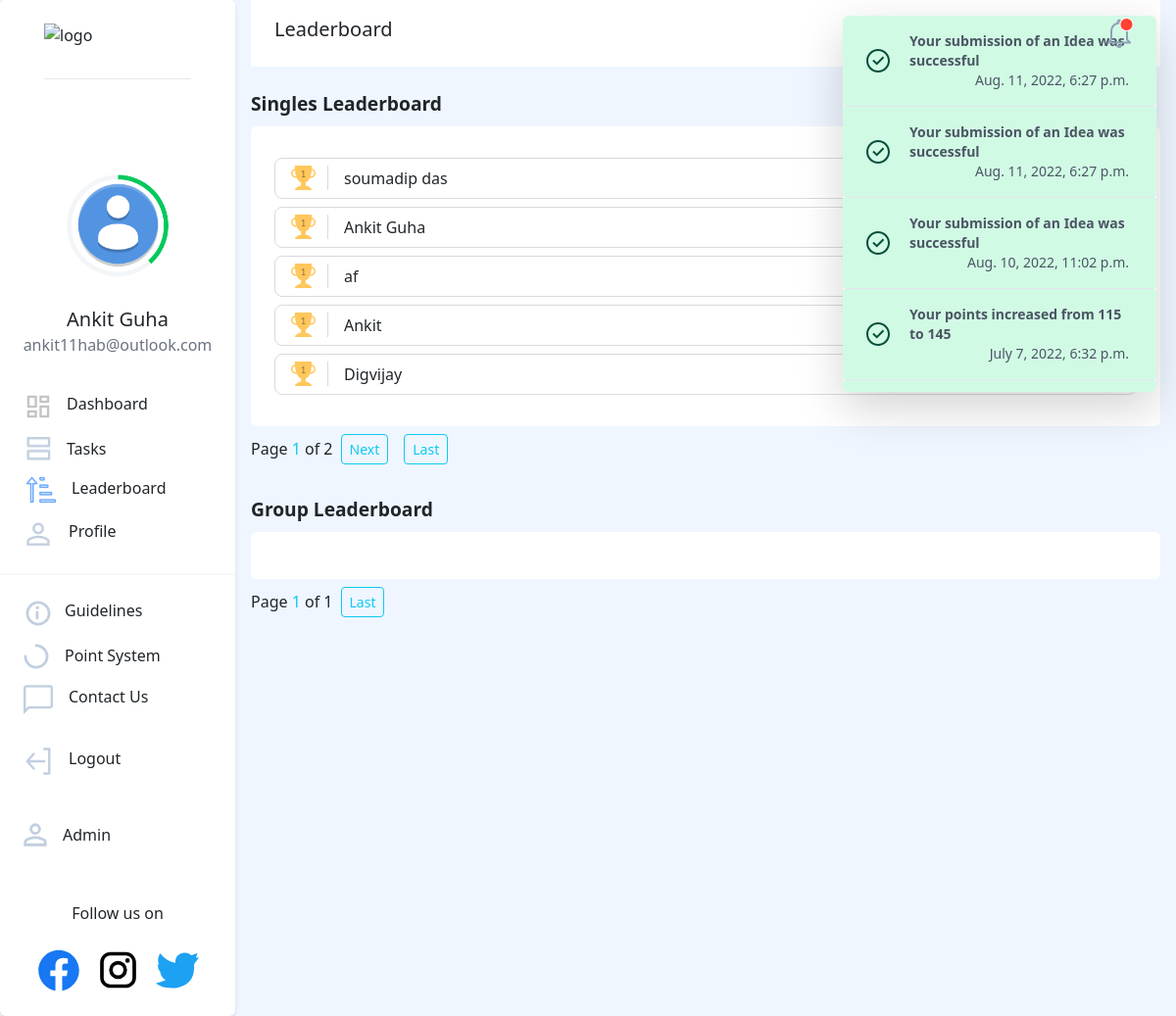
The page /leaderboard/ (signed in) on the database as committed earlier.
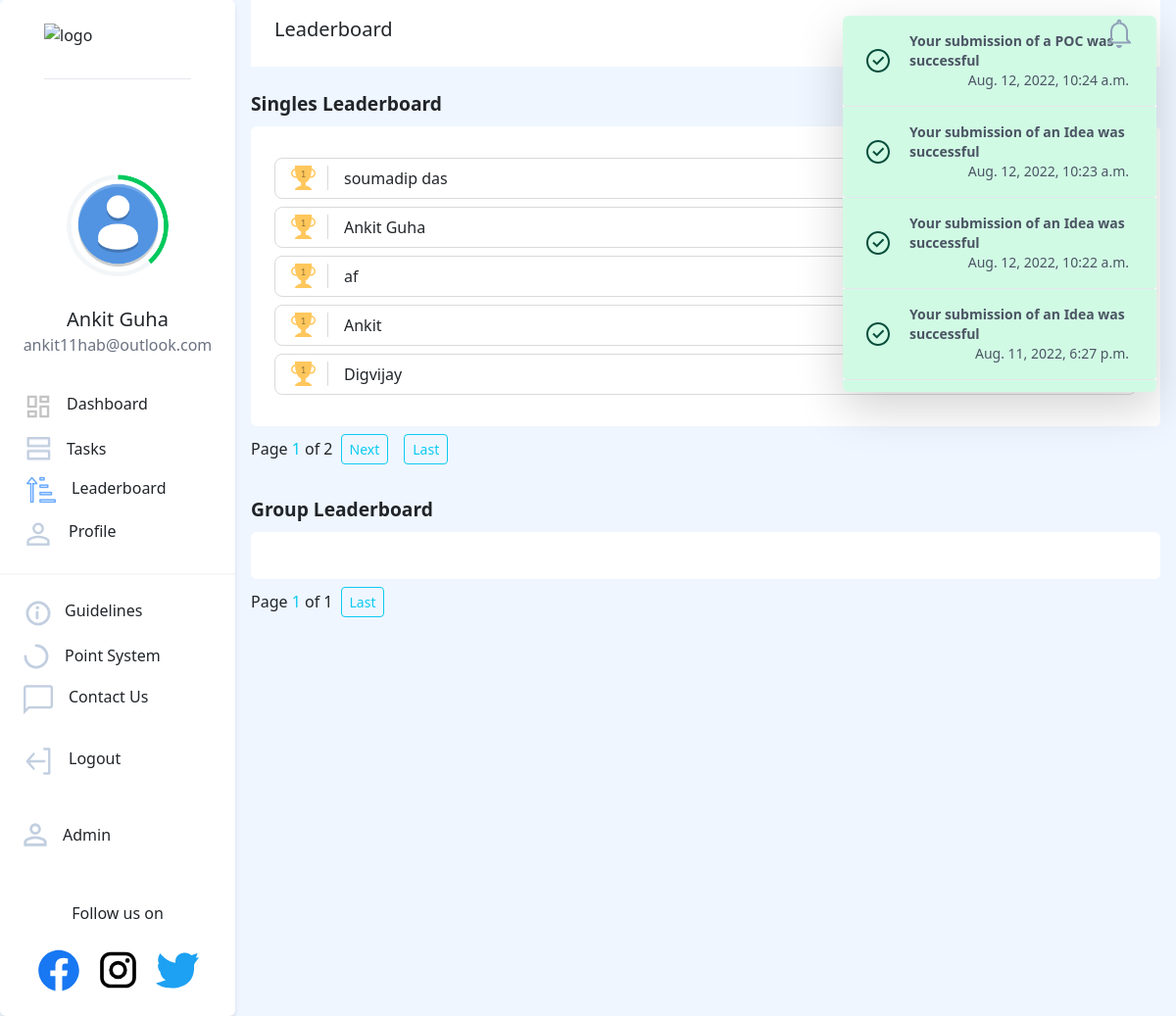
The same page on the database as committed later.
### users/models.py (models this page shows, shortened)
class NewUser(AbstractBaseUser, PermissionsMixin):
    id = models.SlugField(primary_key=True, default=uuid.uuid4)
    alcherid = models.CharField(
        max_length=9, blank=True, unique=True, default=create_new_ref_number)
    img = models.ImageField(
        upload_to="image-uploads/", default='image-uploads/user.png')
    email = models.EmailField(_('email address'), unique=True)
    username = models.CharField(max_length=150, unique=False, default="user")
    firstname = models.CharField(max_length=150, blank=True)
    phone = PhoneNumberField(unique=False, blank=True)
    graduation_year = models.CharField(max_length=200, unique=False)
    college_state = models.CharField(max_length=200, unique=False)
    college_city = models.CharField(max_length=200, unique=False)
    college_name = models.CharField(max_length=200, unique=False)
    position_of_responsibility = models.CharField(
        max_length=200, unique=False, blank=True)
    interested_modules = models.CharField(
        max_length=200, unique=False, blank=True)
    referred_by = models.CharField(
        max_length=9, blank=True)
    referrals = models.IntegerField(default=0)
    date_joined = models.DateTimeField(default=timezone.now)
    provider = models.CharField(max_length=200, unique=False, default="email")
    about = models.TextField(_('about'), max_length=500, blank=True)
    is_staff = models.BooleanField(default=False)
    is_active = models.BooleanField(default=False)
    objects = CustomAccountManager()
    points = models.IntegerField(default=50)
    tasks = models.IntegerField(default=0)
    instahandle = models.CharField(
        max_length=200, blank=True, null=True, unique=True, )
    USERNAME_FIELD = 'email'
    REQUIRED_FIELDS = ['firstname']

### dashboard/models.py (models this page shows, shortened)
class Notifications(models.Model):
    TYPECHOICES = [
        ('Success', 'Success'),
        ('Warning', 'Warning'),
        ('Info', 'Info'),
    ]
    id = models.SlugField(primary_key=True, default=uuid.uuid4)
    message = models.CharField(max_length=200)
    user = models.ForeignKey(
        'users.NewUser', default=None, null=True,blank=True, on_delete=models.CASCADE)
    created_on = models.DateTimeField(default=timezone.now)
    type = models.CharField(max_length=200,choices=TYPECHOICES)
    isread=models.BooleanField(default=False)

### dashboard/views.py (the view)
# urls.py: path('leaderboard/', dashboard_views.leaderboard, name='leaderboard'),
@login_required
def leaderboard(request):
    notification_list = Notifications.objects.filter(
            Q(user=request.user) | Q(user=None)).order_by('-created_on')
    isread = True
    notification_list = Notifications.objects.filter(
        Q(user=request.user) | Q(user=None)).order_by('-created_on')
    for notif in notification_list:
        if not notif.isread:
            isread = False
            break
    users = NewUser.objects.all().order_by('-points')
    groupUsers=UserGroup.objects.all().order_by('-leader')
    paginator1 = Paginator(users,5)
    paginator2 = Paginator(groupUsers,5)
    page_number1 = request.GET.get('page')
    page_number2 = request.GET.get('page')
    page_obj1= paginator1.get_page(page_number1)
    page_obj2= paginator2.get_page(page_number2)
    context = {
        'heading': "Leaderboard",
        'users': users,
        'grpusers': groupUsers,
        'notification_list': notification_list, 'isread': isread,
        'index': page_obj1,
        'index1':page_obj2,
    }
    return render(request, 'dashboard/complete_leaderboard.html', context)

### templates/dashboard/complete_leaderboard.html (shortened to what this page needs)
{% extends '../basic.html'%}
{% load static %}
{% block body %}
<body class="bg-blue-50 ">
    <div class="flex">
        {% include "../navbar.html" %}
        <div class="mt-4" style="font-size: larger;font-weight: bolder;">Singles Leaderboard</div>
        <div class="flex">
            <div class="bg-white mt-2 rounded p-6" style="width:100%">
                {% for user in index %}
                <div class="px-3 my-2" style="border: 1px solid rgb(218, 218, 218); border-radius: 8px; display: flex; align-items: center;">
                    <div class="pr-3" style="border-right: 1px solid rgb(218, 218, 218)"><img src="{% static 'images/gold.png' %}"></div>
                    <div class="ml-4 my-2">{{ user.firstname }} {{ user.lastname }}</div>
                    <div class="ml-auto pl-3" style="border-left: 1px solid rgb(218, 218, 218);color: rgb(82, 82, 82); width:60px; text-align: center;">{{ user.points }}</div>
                </div>
                {% endfor %}
            </div>
        </div>
        <div class="pagination" style="align-items:center">
            <span>Page <span style="color:rgb(13 202 240)" >{{ index.number }} </span> of {{ index.paginator.num_pages }}</span>
            {% if index.has_next %}
                <a href="?page={{ index.next_page_number }}" class="my-2 mx-2 btn btn-outline-info btn-sm">Next</a>
                {% endif %}
            <a href="?page={{ index.paginator.num_pages }}" class="my-2 mx-2 btn btn-outline-info btn-sm">Last</a>
        </div>
        <div class="mt-4" style="font-size: larger;font-weight: bolder;">Group Leaderboard</div>
        <div class="flex">
            <div class="bg-white mt-2 rounded p-6" style="width:100%;">
            </div>
        </div>
        <div class="pagination" style="align-items:center">
            <span>Page <span style="color:rgb(13 202 240)" >{{ index1.number }} </span> of {{ index1.paginator.num_pages }}</span>
            <a href="?page={{ index1.paginator.num_pages }}" class="my-2 mx-2 btn btn-outline-info btn-sm">Last</a>
        </div>
    </div>
</body>
{%endblock%}

### templates/basic.html (shortened to what this page needs)
{% load static %}
<!DOCTYPE html>
<html>
<head>
    <link rel="stylesheet" href="https://unpkg.com/aos@next/dist/aos.css" />
    <link rel="stylesheet" href="https://use.fontawesome.com/releases/v5.7.2/css/all.css"
>
    <link href="https://cdn.jsdelivr.net/npm/bootstrap@5.2.0/dist/css/bootstrap.min.css" rel="stylesheet">
    <link rel="stylesheet" href="https://cdn.jsdelivr.net/npm/bootstrap-icons@1.3.0/font/bootstrap-icons.css" />
    <link href="https://unpkg.com/tailwindcss@^2/dist/tailwind.min.css" rel="stylesheet">
</head>
<body>
    {% load static %}
    {% block body %} {% endblock %}
    <br/><br/><br/>
</body>
</html>

### templates/navbar.html (shortened to what this page needs)
{% load static %}
<nav class="hidden sm:block bg-white h-screen border-gray-400 rounded ">
    <div class="flex flex-col justify-center bg-white border-gray-400 rounded shadow-md">
        <a href="/"><img src="https://i.ibb.co/28C2v0b/image.png" class="mt-6 mx-auto pb-3 border-b" width="150px"
                height="40px" alt="logo" border="0" /></a>
        <div class="flex flex-col justify-center" style="margin:1.5vh 0;align-items: center;">
            <div id="profile-value" class="absolute">
                <img src="{{request.user.img.url}}" width="93px" alt="profile pic" border="0"
                    class="mx-auto rounded-full">
            </div>
            <div class="pt-4 font-medium text-xl text-center" style="margin-top:-60px;">{{request.user.firstname}}</div>
            <div class="text-gray-500 text-base font-normal text-center">{{request.user.email}}</div>
        </div>
        <div class="elements flex flex-col justify-center" style="margin:1vh 0;padding:1vh 0">
            <div>
                <a href="{% url 'dashboard_page' %}"
                    class="rounded-full flex flex-nowrap pl-6 w-60 hover:border-0 hover:bg-gray-100 hover:no-underline"
                    style="padding-top:1vh;padding-bottom:1vh">
                    {% if heading == 'Dashboard' %}
                    <img src="{% static 'icons/dashboard-active.png' %}" />
                    {% else %}
                    <img src="{% static 'icons/dashboard.png' %}" />
                    {% endif %}
                    <p class="pl-4 hover:no-underline" style="transform: translate(-2px,0)">Dashboard</p>
                </a>
            </div>
            <div>
                <a href="{% url 'tasks' %}"
                    class="rounded-full flex flex-nowrap pl-6 w-60 hover:border-0 hover:bg-gray-100 hover:no-underline"
                    style="padding-top:1vh;padding-bottom:1vh; transform: translate(3px,0)">
                    {% if heading == 'Tasks' %}
                    <img src="{% static 'icons/tasks-active.png' %}" />
                    {% else %}
                    <img src="{% static 'icons/tasks.png' %}" />
                    {% endif %}
                    <p class="pl-4 hover:no-underline">Tasks</p>
                </a>
            </div>
            <div>
                <a href="{% url 'leaderboard' %}"
                    class="rounded-full flex flex-nowrap pl-6 w-60 hover:border-0 hover:bg-gray-100 hover:no-underline"
                    style="padding-top:1vh;padding-bottom:1vh; transform: translate(3px,0)">
                    {% if heading == 'Leaderboard' %}
                    <img src="{% static 'icons/leaderboard-active.png' %}" />
                    {% else %}
                    <img src="{% static 'icons/leaderboard.png' %}" />
                    {% endif %}
                    <p class="pl-4 hover:no-underline">Leaderboard</p>
                </a>
            </div>
            <div>
                <a href="{% url 'profile' %}"
                    class="rounded-full flex flex-nowrap w-60 pl-6 hover:border-0 hover:bg-gray-100 mb-3 hover:no-underline"
                    style="cursor:pointer;padding-top:1vh;padding-bottom:1vh">
                    {% if heading == 'Profile' %}
                    <img src="{% static 'icons/profile-active.png' %}" />
                    {% else %}
                    <img src="{% static 'icons/profile.png' %}" />
                    {% endif %}
                    <p class="pl-4 no-underline">Profile</p>
                </a>
            </div>
            <hr class="border bg-gray-200" />
            <a href=""
                class="rounded-full flex flex-nowrap w-60 pl-6 hover:border-0 hover:bg-gray-100 hover:no-underline mt-3"
                style="cursor:pointer;padding-top:1vh;padding-bottom:1vh">
                <p class="pl-3 no-underline">Guidelines</p>
            </a>
            <a href="{% static 'pdfs/scoring.pdf' %}" target="_blank"
                class="rounded-full flex flex-nowrap w-60 pl-6 hover:border-0 hover:bg-gray-100 hover:no-underline"
                style="cursor:pointer;padding-top:1vh;padding-bottom:1vh">
                <p class="pl-4 no-underline">Point System</p>
            </a>
            <a href="{% url 'contactus' %}"
                class="rounded-full flex flex-nowrap w-60 pl-6 hover:border-0 hover:bg-gray-100 hover:no-underline"
                style="cursor:pointer;padding-top:1vh;padding-bottom:1vh">
                {% if heading == 'Contact us' %}
                <img src="{% static 'icons/contactus-active.png' %}" />
                {% else %}
                <img src="{% static 'icons/contactus.png' %}" />
                {% endif %}
                <p class="pl-4 no-underline">Contact Us</p>
            </a>
            <a href="{% url 'logout' %}"
                class="side rounded-full flex flex-nowrap py-4 pl-6 w-60 hover:border-0 hover:bg-gray-100 hover:no-underline"
                style="cursor:pointer;padding-top:1vh;padding-bottom:1vh">
                <p class="pl-4 no-underline">Logout</p>
            </a>
            {% if request.user.is_staff %}
            <a href="/admin"
                class="rounded-full flex flex-nowrap py-4 w-60 pl-6 hover:border-0 hover:bg-gray-100 mb-3 hover:no-underline"
                style="cursor:pointer;padding-top:1vh;padding-bottom:1vh">
                <p class="pl-4 no-underline">Admin</p>
            </a>
            {%endif%}
        </div>
        <div>
            <div style="text-align:center">
                <p class="px-8" style="font-weight:500;">Follow us on</p>
                <div class=" flex justify-center space-x-4 m-4">
                    <a style="cursor:pointer;" href="https://www.facebook.com/alcheringaiitg" target="_blank"></a>
                    <a style="cursor:pointer;" href="https://www.instagram.com/alcheringaiitg/" target="_blank"></a>
                    <a style="cursor:pointer;" href="https://twitter.com/alcheringaiitg" target="_blank"></a>
                </div>
            </div>
        </div>
    </div>
</nav>
<div class="mx-3 flex-grow" x-data="{ dropdownOpen: false }">
    <nav class=" px-6 py-3 flex justify-between bg-white sm:bg-none -mx-4 mx-0">
        <a class=" font-medium text-xl ">{{ heading }}</a>
        {%include 'navbarnotifications.html'%}
    </nav>

### templates/navbarnotifications.html (shortened to what this page needs)
{% load static %}
<button @click="dropdownOpen = !dropdownOpen" id="notif_unread" style="z-index:100;">
    {% if isread %}
    <img src="{% static 'icons/notifications-read.png' %}" id="notif_unread_img"/>
    {% else %}
    <img src="{% static 'icons/notifications-unread.png' %}" id="notif_unread_img"/>
    {% endif %}
</button>
<div x-show="dropdownOpen" @click="dropdownOpen = false" class="fixed inset-0 h-full w-full z-10"></div>
<div x-show="dropdownOpen" class="absolute right-0 bg-white rounded-md shadow-lg overflow-y-scroll max-h-96 z-20 lg:mx-5"
    style="width:20rem;" id="dropdown" style="display:none;">
    {% for notification in notification_list %}
    {% if notification.type == 'Info' %}
    <div>
        <a class="flex items-center px-4 py-3 border-b hover:bg-blue-300 bg-blue-100 rounded-b text-blue-900">
            <div class="py-1"><svg class="fill-current h-6 w-6 text-teal-500 mr-4" xmlns="http://www.w3.org/2000/svg"
                    viewBox="0 0 20 20">
                    <path
                        d="M2.93 17.07A10 10 0 1 1 17.07 2.93 10 10 0 0 1 2.93 17.07zm12.73-1.41A8 8 0 1 0 4.34 4.34a8 8 0 0 0 11.32 11.32zM9 11V9h2v6H9v-4zm0-6h2v2H9V5z" />
                </svg>
            </div>
            <p class="text-gray-600 text-sm mx-1 flex-grow">
                <span class="font-bold" href="#">{{notification.message}}</span>
                <br /><span class="font-thin float-right" href="#">{{notification.created_on}}</span>
            </p>
        </a>
    </div>
    {% elif notification.type == 'Success' %}
    <div>
        <a class="flex items-center px-4 py-3 border-b hover:bg-green-300 bg-green-100 rounded-b text-green-900">
            <div class="py-1">
            </div>
            <div class="text-gray-600 text-sm mx-1 flex-grow">
                <span class="font-bold" href="#">{{notification.message}}</span>
                <br /><span class="font-thin float-right" href="#">{{notification.created_on}}</span>
            </div>
        </a>
    </div>
    {% endif %}
    {% endfor %}
</div>

Rows that differ between the two databases and show on the page:
no longer on this page (row edited): Notifications: message "Your submission of an Idea was successful", created_on "Aug. 11, 2022, 6:27 p.m."
no longer on this page (row unchanged): Notifications: message "Your submission of an Idea was successful", created_on "Aug. 10, 2022, 11:02 p.m."
no longer on this page (row unchanged): Notifications: message "Your points increased from 115 to 145", created_on "July 7, 2022, 6:32 p.m."
added Notifications: message "Your submission of a POC was successful", created_on "Aug. 12, 2022, 10:24 a.m."
added Notifications: message "Your submission of an Idea was successful", created_on "Aug. 12, 2022, 10:23 a.m."
added Notifications: message "Your submission of an Idea was successful", created_on "Aug. 12, 2022, 10:22 a.m."
